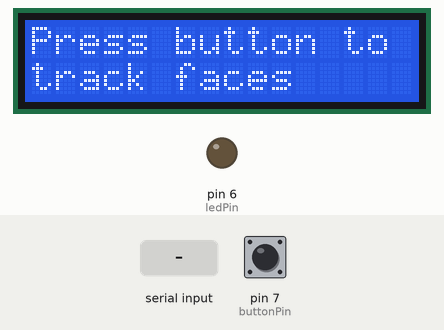
The sketch below on a simulated Arduino Uno, built with avr-gcc and run on an emulated ATmega328P. Shown: 16×2 character LCD, output pins drawn as LEDs (lit = HIGH). The inputs (shaded band) are chosen by the test bench; at power-on: pin 7 (buttonPin) LOW.

Above: at 1.2 s.
1.3 s: "faceData" received over Serial
At 3.5 s:
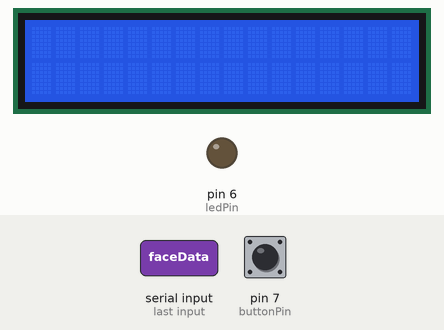
3.8 s: "toggleLED" received over Serial
At 5.3 s:
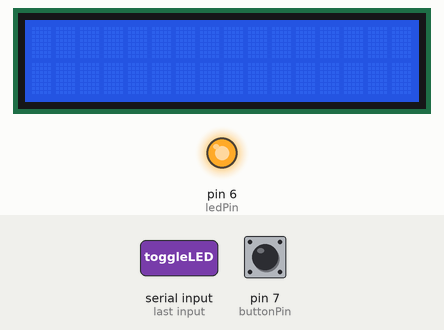
Timing chart, 0 to 6.8 s (numbered marks = the images above; inputs shaded):
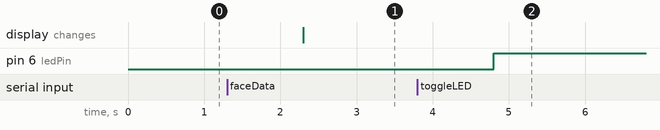

Measured:
- after the input at 1.3 s, the display: changes after 1.0 s (image 1)
- after the input at 3.8 s, pin 6 (ledPin): LOW → HIGH after 1.0 s

The sketch:

io_duino.ino
```cpp
/*Expecations:
    LCD running on pins 12, 11, 5, 4, 3, and 2
    LED on pin 6
    Button on pin 7
    Connections between two arduino 0 and 1 pins
    Shared ground between both
*/

//Include the liquid crystal library
#include <LiquidCrystal.h>

//Set up the LCD
const int rs = 12, en = 11, d4 = 5, d5 = 4, d6 = 3, d7 = 2;
LiquidCrystal lcd(rs, en, d4, d5, d6, d7);

//Pins for other IO
const int buttonPin = 7;
const int ledPin = 6;

//Stores the time of the last button press
unsigned long lastButtonPress = 0;

//Half a second delay for button presses
unsigned long debounceDelay = 500;

//Tracking if the lcd has changed
String lastSerial;

boolean lcdChanged = false;
boolean lcd_on = false;

void setup()
{
    //Start the lcd
    lcd.begin(16, 2);

    //Print the default message of 0 faces
    lcd.print("Press button to");
    lcd.setCursor(0, 1);
    lcd.print("track faces");
    //Set the pinmode for buttons and LED
    pinMode(ledPin, OUTPUT);
    pinMode(buttonPin, INPUT);

    //Start a serial Connections
    Serial.begin(115200);
}

void loop()
{
    //Stores the reading from the button
    int buttonReading = digitalRead(buttonPin);

    //If the button is pressed
    //And we have waited long enough since the last press
    if (buttonReading == HIGH && (millis() - lastButtonPress) > debounceDelay) {
        //Send serial information to our python program
        Serial.println("toggleTracking");

        //Set the last buttonPress time
        lastButtonPress = millis();
    }

    //If we recieved serial data
    if (Serial.available() > 0) {
        digitalWrite(LED_BUILTIN, LOW);
        String data = Serial.readString();
        //Determine if our data is related to detected faces or LED
        if (data.indexOf("toggleLED") > -1) {
          digitalWrite(ledPin, HIGH);
        }
        else if (data.indexOf("faceData") > -1) {
            data = data.substring(9,17);
            data.trim(); // Trims whitespace characters
            lcd.clear();
            lcd.print(data);
        }
    }
}
```
